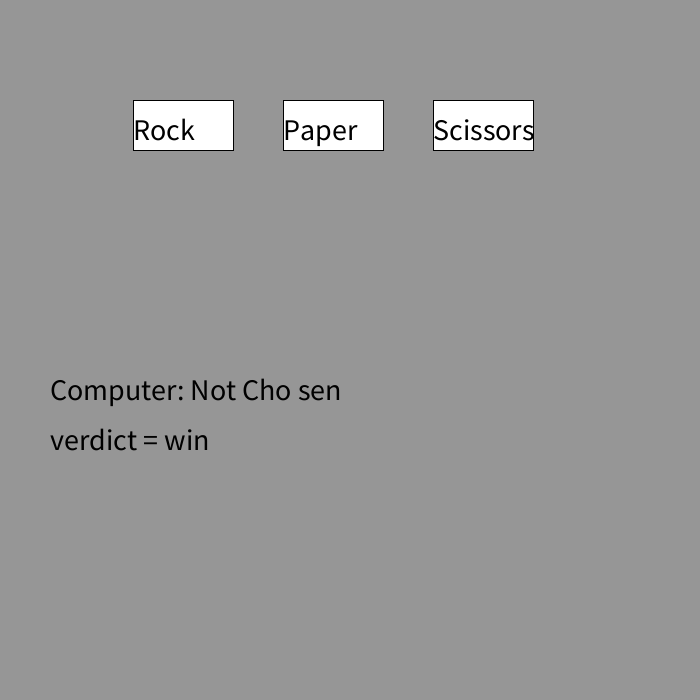
Frame 1 (no input)
Frame 60 (the mouse pressed at the canvas centre just before this capture): identical to frame 1, image omitted
Frame 120 (the mouse held since frame 60 and released just before this capture): identical to frame 1, image omitted

The Processing sketch that drew this single still picture (run headless with seeded random() and noise(); from frame 60 on, the mouse is pressed at the canvas centre):

// Processing sketch: rock_paper_scissors
// ── rock_paper_scissors.pde
String userChoice;
String computerChoice = "Not Cho sen";



void setup() {
  size(700, 700);
  textSize(30);
}


void draw() {
  background(150);
 
  if (userChoice == "Rock") {
    computerChoice = "Siscors";
  }

  if (userChoice == "Paper") {
    computerChoice = "Rock";
  }

  if (userChoice == "Siscors") {
    computerChoice = "Paper";
  }
  // buttons
  translate(-100, 0);
  fill(255);
  if (userChoice == "Rock") {
    fill(255, 0, 0);
  }
  rect(width / 3, 100, 100, 50); // rock
  fill(255);
  if (userChoice == "Paper") {
    fill(255, 0, 0);
  }
  rect(width / 3 + 150, 100, 100, 50); // paper
  fill(255);
  if (userChoice == "Siscors") {
    fill(255, 0, 0);
  }

  rect(width / 3 + 300, 100, 100, 50);
  // scissors
  fill(0);
  text("Rock", width / 3, 140);
  text("Paper", width / 3 + 150, 140);
  text("Scissors", width / 3 + 300, 140);

  text("Computer: " + computerChoice, width/2 - 200, 400);

  text( "verdict = win", width/2 -200, 450);
  
}
void mousePressed() {
  if (mouseX <= width/3 &&
    mouseX >= width/3 - 100 &&
    mouseY >= 100 && mouseY <= 150) {
    userChoice = "Rock";
  } else if (
    mouseX <= width / 3 + 150 &&
    mouseX >= width / 3 + 50 &&
    mouseY >= 100 && mouseY <= 150
    ) {
    userChoice = "Paper";
  } else if (
    mouseX <= width / 3 + 300 &&
    mouseX >= width / 3+200 &&
    mouseY >= 100&& mouseY <= 150
    ) {
    userChoice = "Siscors";
  } else {
    userChoice = "Not Pressed";
  }
  println(userChoice);
}
